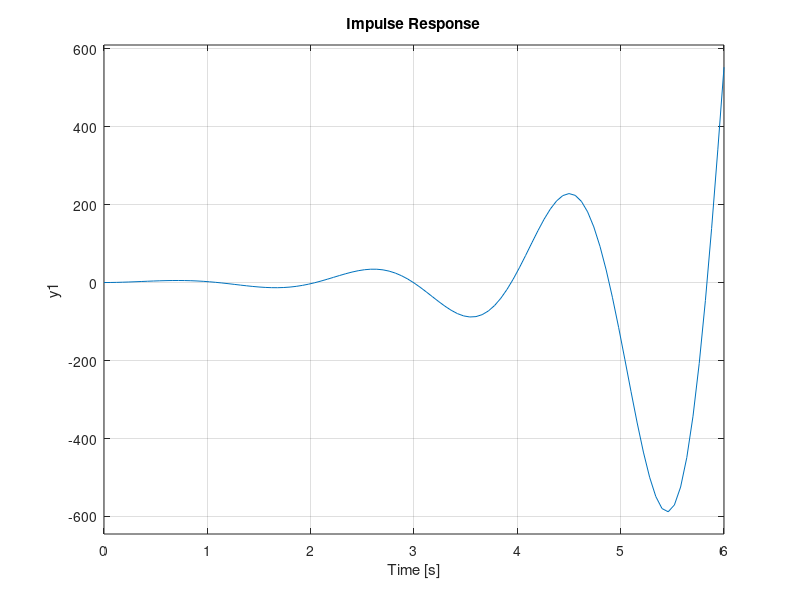

Source code (MATLAB):
clc;
clear;
close all;
s=tf('s');

% Under-Damped Oscillations ( K<6 )
gs1=1/(s*(s+1)*(s+2))
gh1=feedback(gs1,1)
subplot(321)
nyquist(gh1)
subplot(322)
impulse(gh1)

% Critically-Damped Oscillations ( K=6 )
gs2=6/(s*(s+1)*(s+2))
gh2=feedback(gs2,1)
subplot(323)
nyquist(gh2)
subplot(324)
impulse(gh2)

% Over-Damped Oscillations  ( K>6 )
gs3=60/(s*(s+1)*(s+2))
gh3=feedback(gs3,1)
subplot(325)
nyquist(gh3)
subplot(326)
impulse(gh3)

            % Separate Analysis
% figure
% nyquist(gh1)
% figure
% nyquist(gh2)
% figure
% nyquist(gh3)

